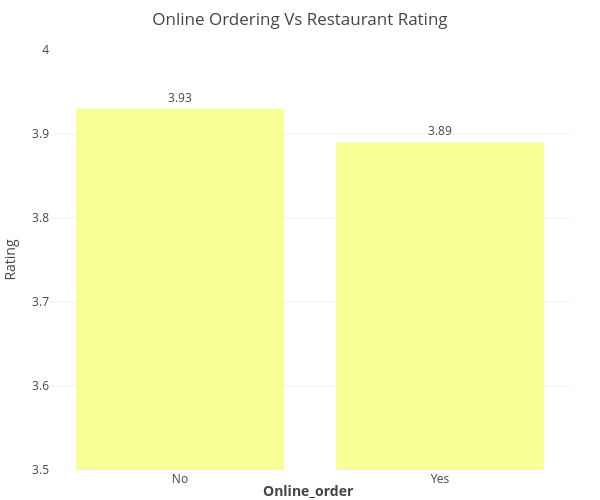

The notebook cell saved with this chart:
### Code cell
fig3 = px.bar(
    q3,
    x="online_order",
    y="Avg_rating",
    #orientation="h",
    text="Avg_rating",
    title="Online Ordering Vs Restaurant Rating",
    color_discrete_sequence=["#f8ff96"]
)

fig3.update_traces(textposition="outside")

fig3.update_layout(
    height=500,
    width=600,
    #template="plotly_white",
    margin=dict(l=50, r=30, t=50, b=30),
    
    #xaxis=dict(range=[600,1900]),
    yaxis=dict(range=[3.5,4]),
   # yaxis=dict(autorange="reversed"),
   # xaxis=dict(tickangle=-90),
    yaxis_title="Rating",
    xaxis_title="<b>Online_order </b>"
)

### Figure 1 — Plotly figure (JSON) as saved in the notebook; plotly's stock layout.template omitted (floating-point values rounded to 4 significant figures)
{"data": [{"hovertemplate": "online_order=%{x}<br>Avg_rating=%{text}<extra></extra>", "legendgroup": "", "marker": {"color": "#f8ff96", "pattern": {"shape": ""}}, "name": "", "orientation": "v", "showlegend": false, "text": [3.93, 3.89], "textposition": "outside", "type": "bar", "x": ["No", "Yes"], "xaxis": "x", "y": [3.93, 3.89], "yaxis": "y"}], "layout": {"barmode": "relative", "height": 500, "legend": {"tracegroupgap": 0}, "margin": {"b": 30, "l": 50, "r": 30, "t": 50}, "title": {"text": "Online Ordering Vs Restaurant Rating"}, "width": 600, "xaxis": {"anchor": "y", "domain": [0, 1], "title": {"text": "<b>Online_order </b>"}}, "yaxis": {"anchor": "x", "domain": [0, 1], "range": [3.5, 4], "title": {"text": "Rating"}}}}
